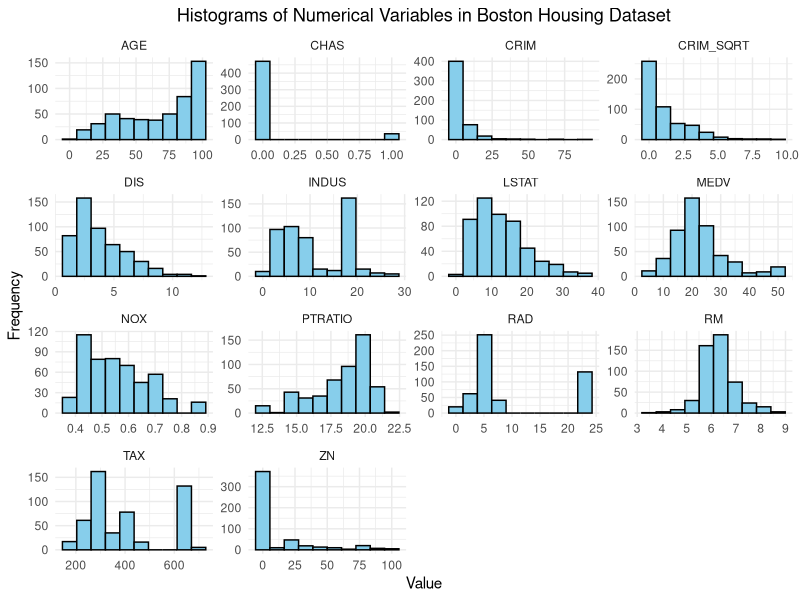
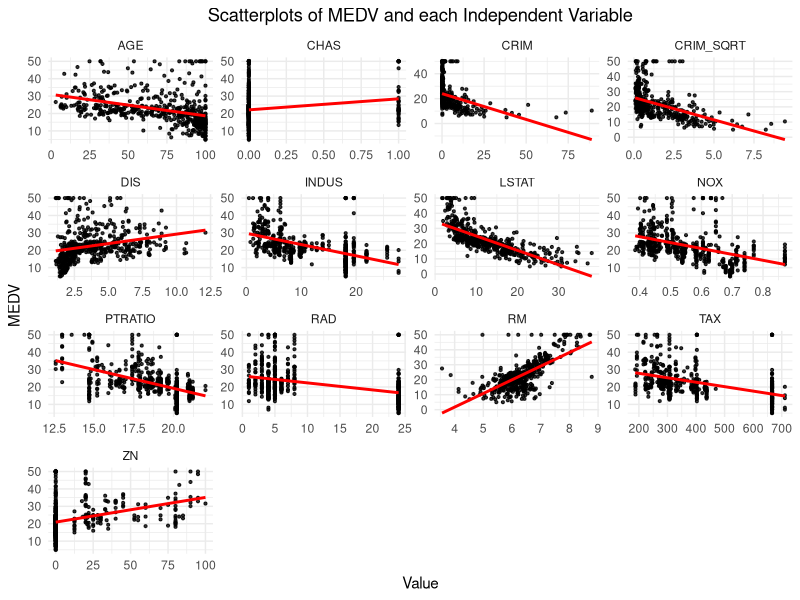
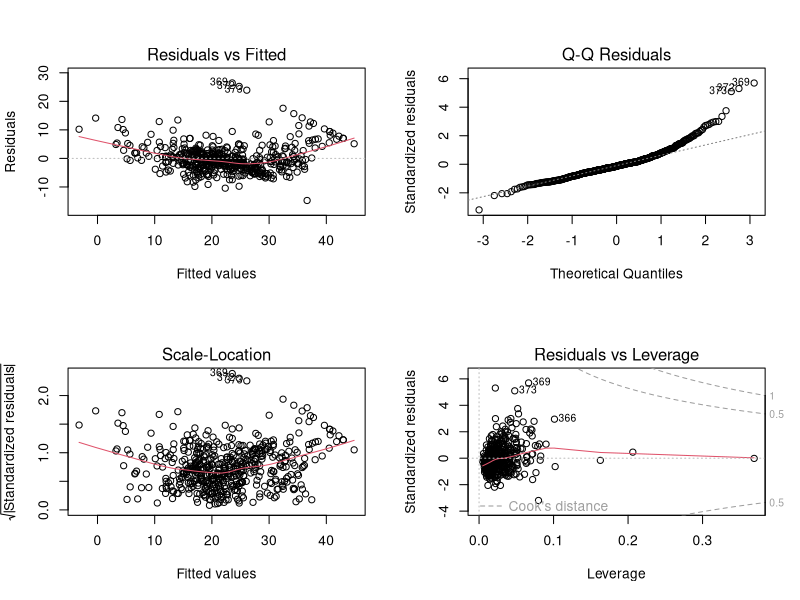

R code for these plots, in order:
## ---- chunk 1
knitr::opts_chunk$set(echo = TRUE)
## ---- chunk 2
library(ggplot2)
library(dplyr)
library(tidyr)
library(readr)
library(forcats)
library(knitr)
library(car)
## ---- chunk 3
boston <- read_csv("BostonHousing.csv")
## ---- chunk 4
# Square root transformation to handle skewness
boston <- boston %>%
  mutate(CRIM_SQRT = sqrt(CRIM))


# Data cleaning
# Number of missing values from each column
print(colSums(is.na(boston)))

# If there exists missing values, replace it with the mean of the variable
boston <- boston %>%
  mutate(across(everything(), ~ ifelse(is.na(.), mean(., na.rm = TRUE), .)))

# Check if missing values are adjusted
print(colSums(is.na(boston)))

# Checking if there are duplicated rows
print(nrow(boston[duplicated(boston), ]))

# Remove duplicated rows
boston <- boston %>% 
  distinct()

# Check if duplicated rows are successfully removed
print(nrow(boston[duplicated(boston), ]))
## ---- chunk 5
# Create correlation matrix
cor_matrix <- cor(boston)

# Function to mask the upper triangle and replace NA with space
lower_triangle_with_space <- function(matrix) {
  matrix[upper.tri(matrix)] <- NA
  return(matrix)
}

# Apply the function to the correlation matrix
cor_matrix_lower <- lower_triangle_with_space(cor_matrix)

# Format the correlation matrix to 3 digits
cor_matrix_lower <- format(round(cor_matrix_lower, 3), nsmall = 3)

# Calculate mean and standard deviation for each column
means <- colMeans(boston)
sds <- apply(boston, 2, sd)

# Combine mean, standard deviation and correlation matrix (table format)
result_table <- cbind(
  Mean = format(round(means, 3), nsmall = 3),
  SD = format(round(sds, 3), nsmall = 3),
  cor_matrix_lower
)

# Print the table
kable(result_table, caption = "Descriptive Statistics and Correlation Matrix")
## ---- chunk 6
# Reshape the data to a long format
boston_long <- boston %>%
  pivot_longer(cols = everything(), names_to = "variable", values_to = "value")

# Histogram for each numerical variable in the dataset
ggplot(boston_long, aes(x = value)) +
  geom_histogram(bins = 10, fill = "skyblue", color = "black") +
  facet_wrap(~ variable, scales = "free", ncol = 4) +
  theme_minimal() +
  theme(plot.title = element_text(hjust = 0.5)) +
  labs(title = "Histograms of Numerical Variables in Boston Housing Dataset",
       x = "Value",
       y = "Frequency")


boston_long <- boston %>%
  pivot_longer(cols = -MEDV, names_to = "variable", values_to = "value")

ggplot(boston_long, aes(x = value, y = MEDV)) +
  geom_point(alpha = 0.8, size = 0.75) +
  geom_smooth(method = "lm", se = FALSE, color = "red") +
  facet_wrap(~ variable, scales = "free", ncol = 4) +
  theme_minimal() +
  theme(plot.title = element_text(hjust = 0.5)) +
  labs(title = "Scatterplots of MEDV and each Independent Variable",
       x = "Value",
       y = "MEDV")


# Create multiple linear regression model
mlr_model <- lm(MEDV ~ ., data = boston)


## ---- chunk 7
par(mfrow = c(2, 2))
plot(mlr_model)
## ---- chunk 8
vif <- vif(mlr_model)
print(vif)
## ---- chunk 9
summary(mlr_model)
